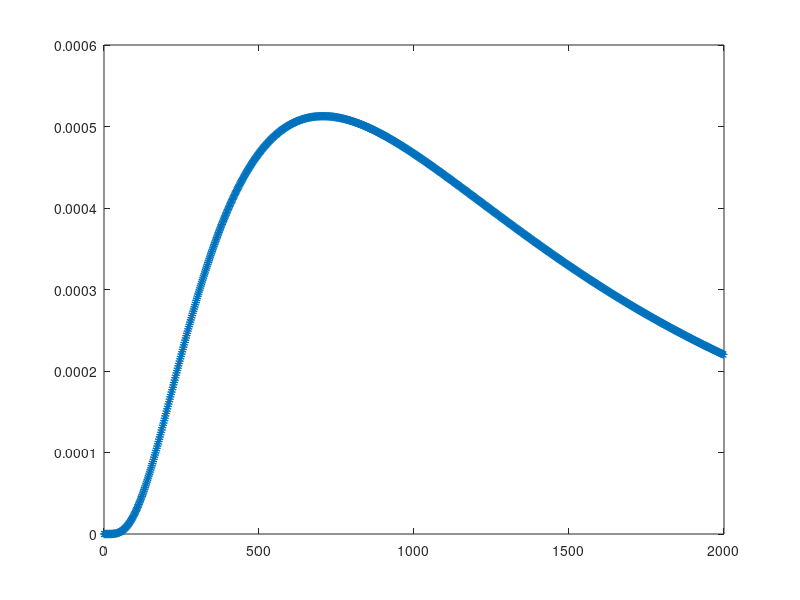

Recreate this plot in MATLAB. (Note: this script raises an error after producing the figure.)
close all
clear all
clc

%%%codice per tentativi di display di alcune distribuzioni base (log-normali)

% %%--------prova
% pd = makedist('Lognormal','mu',log(20000),'sigma',1)
% 
% x = (10:500:125010)'
% y = pdf(pd,x);
% 
% %plot(x,y,'-o')
% 
% 
% %%-------mia distr.
% mu = 42.59
% sig = 29.08
% mu_exp = exp(mu)
% 
% pc = makedist('Lognormal','mu',mu,'sigma',1)
% 
% xc = (-0.01:(mu_exp*6/500):mu_exp*6)';
% yc = pdf(pc,xc);
% 
% %plot(xc,yc,'-o')
% 
% 
% %%--------!!!!! vera distr.   %NON SI RIESCE A VISUALIZZARE, è troppo ripida!! (e su tempi totali troppo lunghi)
% pd = makedist('Lognormal','mu',mu,'sigma',sig)
% 
% x = (-0.01:(mu_exp*6/500/exp(sig)/100000):mu_exp*6/exp(sig)/100000)'
% x = (-0.00001:0.0000001:0.0001)'
% 
% y = pdf(pd,x);
% 
% %plot(x,y,'-o')
% 
% 
% %%--------vera distr. (con varianza alterata presa da cyton2, ma media ha senso è nel giusto ordine di grandezza)
% sig2 = 0.20
% pd = makedist('Lognormal','mu',mu,'sigma',sig2)
% 
% x = (-0.01:(mu_exp*6/500):mu_exp*6)'
% 
% y = pdf(pd,x);
% 
% %plot(x,y,'-o')
% 
% 
% %%--------vera distr. (con parametri logaritmici, nell'appendice dice strettamente: appartenenti al dominio lineare)
% pd = makedist('Lognormal','mu', log(mu),'sigma', log(sig))
% 
% maxxx = mu*6/sig/100/10  %in questo per vedere meglio la risposta per tempi più lunghi basta togliere il /10 o il /100
% lens = max(maxxx/1000,0.01/200)
% minnn = max(-0.01,-maxxx/20)
% x = (minnn:lens:maxxx)'
% 
% y = pdf(pd,x);
% 
% %plot(x,y,'-o')


%%----------distribuzione arbitraria 
pd = makedist('Lognormal','mu', 7.2, 'sigma', 0.8)  %morte
%pd = makedist('Lognormal','mu', 5.4, 'sigma', 1)  %nascita gen 1
%pd = makedist('Lognormal','mu', 4.5, 'sigma', 1)  %nascita gen 2+

%%%prova nuove:
%pd = makedist('Lognormal','mu', 7, 'sigma', 1)  %nascita gen 1
%pd = makedist('Lognormal','mu', 7*0.8, 'sigma', 1)  %nascita gen 2+


%VARIABILI DI ALLINEAMENTO DISTRIBUZIONE
%al variare della distribuzione definiamo con questi due valori il punto
%fisso (iter ; tempo) della pdf. (per il corretto allineamento temporale)
assolut = 1000; 
time = 80;

%VARIABILI DI SIMULAZIONE
tmax = 160;  %tempo finale di simulazione
n_step = 1000;  %numero di passi simulativi => finezza della simulazione

maxxx = tmax*assolut/time;
%lens = max(maxxx/500,0.01/200); %rendere più leggibile
lens = maxxx/n_step;
%minnn = max(-0.01,-maxxx/20); %rendere più leggibile
minnn = 0;

x = (minnn:lens:maxxx-lens)';  %dovrei avere quindi un numero di campioni pari al numero di passi simulativi
l=length(x);
y = pdf(pd,x);

plot(x,y,'-*')

h = gca;
h.XTick = [0 250 500 750 1000 1250 1500 1750 2000 2250];
h.XTickLabel = {'0h','20h','40h','60h','80h','100h','120h','140h','160h','180h'};
